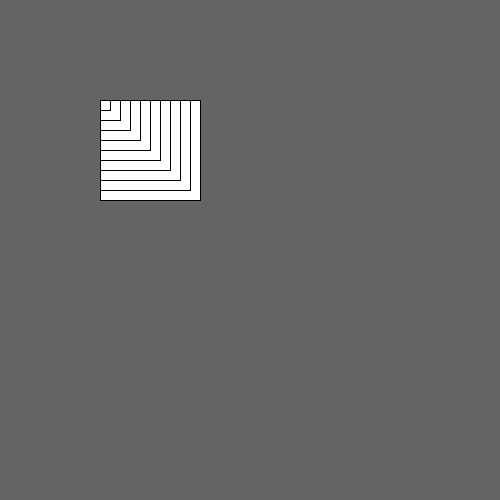
Frame 1 (no input)
Frame 60 (the mouse pressed at the canvas centre just before this capture): identical to frame 1, image omitted
Frame 120 (the mouse held since frame 60 and released just before this capture): identical to frame 1, image omitted

The Processing sketch that drew this single still picture (run headless with seeded random() and noise(); from frame 60 on, the mouse is pressed at the canvas centre):

// Processing sketch: sketch_21_1
// ── sketch_21_1.pde

void  setup()  {
    size(500,500);
    background(100);
 smooth();

}

void draw() {
  myFunction(100, 100, 100, 100);
}

void myFunction(int size, int number, int x, int y) {
  
  for (int counter = number; counter > 0; counter -=10) {
    rect(x, y, size, size);
    size-=10;
  }
}
  
